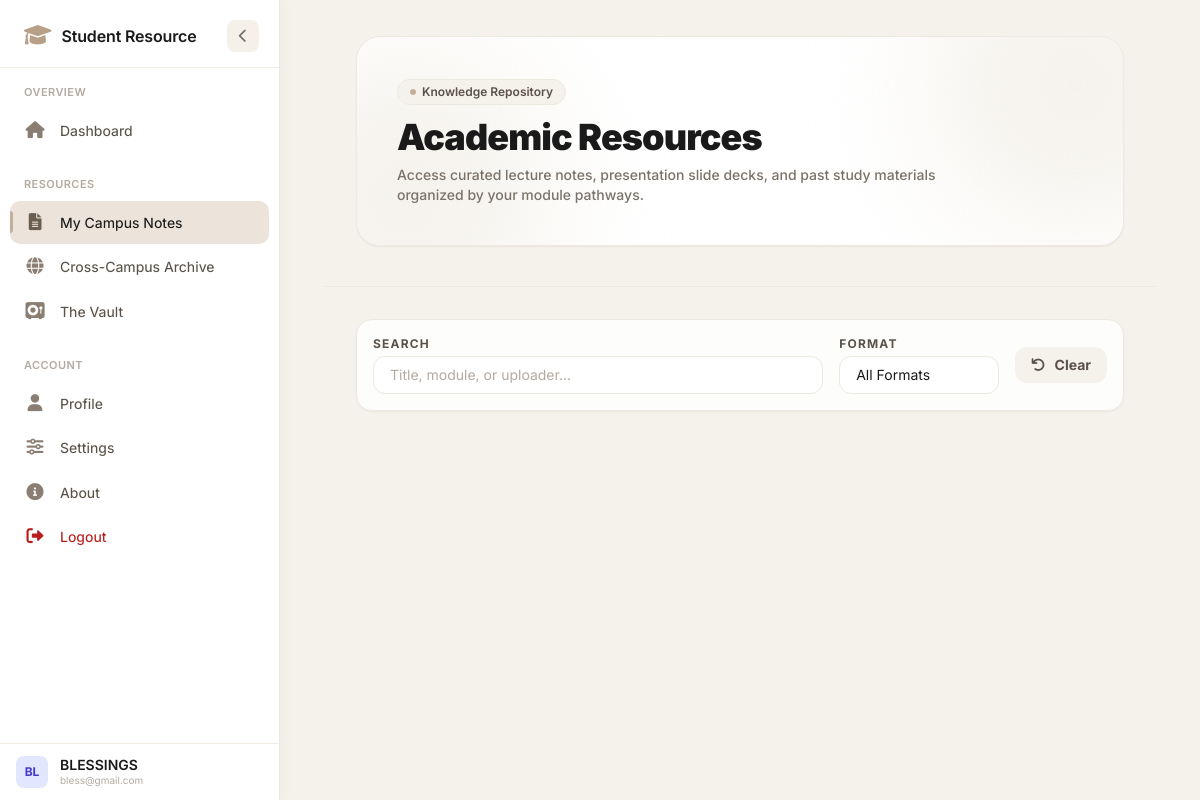
Page /campus_notes (signed in) on the committed database.
### app/models.py (models this page shows)
class User(db.Model, UserMixin):
    id = db.Column(db.Integer, primary_key=True)
    full_name = db.Column(db.String(100), nullable=False)
    email = db.Column(db.String(120), unique=True, nullable=False)
    password_hash = db.Column(db.String(128), nullable=False)
    campus = db.Column(db.String(50), nullable=False)
    student_id = db.Column(db.String(20), nullable=True)
    phone_number = db.Column(db.String(15), nullable=True)
    year = db.Column(db.Integer, default=1)
    semester = db.Column(db.Integer, default=1)
    program_id = db.Column(db.Integer, db.ForeignKey('program.id'), nullable=False)
    is_approved = db.Column(db.Boolean, default=False)
    is_class_rep = db.Column(db.Boolean, default=False)
    is_admin = db.Column(db.Boolean, default=False)
    created_at = db.Column(db.DateTime, default=datetime.utcnow)
    theme_preference = db.Column(db.String(20), default='light')  # 'light' or 'dark'
    language_preference = db.Column(db.String(10), default='en')  # 'en' for now
    last_activity = db.Column(db.DateTime, nullable=True, default=datetime.utcnow)
    is_active = db.Column(db.Boolean, default=True)  # soft delete flag

### app/core/routes.py (the view)
@core.route('/campus_notes')
@login_required
def campus_notes():
    notes = Resource.query.filter_by(
        campus=current_user.campus,
        target_year=current_user.year,
        target_semester=current_user.semester
    ) \
    .join(Resource.programs) \
    .filter(Program.id == current_user.program_id) \
    .order_by(Resource.id.desc()) \
    .all()
    grouped_notes = {}
    for note in notes:
        m_name = note.module.name
        if m_name not in grouped_notes:
            grouped_notes[m_name] = []
        grouped_notes[m_name].append(note)
    return render_template('core/student/campus_notes.html', grouped_notes=grouped_notes)

### app/__init__.py (called while the page is built)
@login_manager.user_loader
def load_user(user_id):
    return User.query.get(int(user_id))

### app/templates/core/student/campus_notes.html (shortened to what this page needs)
{% extends 'base.html' %}
{% block content %}
<div class="space-y-8 max-w-7xl mx-auto px-4 sm:px-6 lg:px-8 relative">
    <div class="relative overflow-hidden rounded-3xl bg-white p-8 sm:p-10 shadow-sm border border-[#ede8e0] text-[#1a1a1a]">
        <div class="absolute -top-24 -right-24 w-72 h-72 bg-[#f5f2ec] rounded-full blur-3xl pointer-events-none"></div>
        <div class="absolute -bottom-24 -left-24 w-72 h-72 bg-[#f5f2ec] rounded-full blur-3xl pointer-events-none"></div>
        <div class="relative z-10 flex flex-col md:flex-row md:items-center md:justify-between gap-6">
            <div>
                <span class="inline-flex items-center gap-1.5 px-3 py-1 rounded-full text-xs font-semibold bg-[#f5f2ec] border border-[#ede8e0] text-[#5a5248] mb-3 backdrop-blur-md">
                    <span class="w-1.5 h-1.5 rounded-full bg-[#c4b09a] animate-pulse"></span>
                    Knowledge Repository
                </span>
                <h1 class="text-3xl font-black text-[#1a1a1a] tracking-tight sm:text-4xl">Academic Resources</h1>
                <p class="text-[#7a7268] text-sm mt-2 font-medium max-w-xl">Access curated lecture notes, presentation slide decks, and past study materials organized by your module pathways.</p>
            </div>
        </div>
    </div>
    <div class="border-b border-[#ede8e0] sticky top-0 bg-[#f5f2ec]/80 backdrop-blur-md z-10 -mx-4 px-4 sm:-mx-6 sm:px-6 lg:-mx-8 lg:px-8">
        <nav class="flex space-x-6 overflow-x-auto no-scrollbar py-1">
        </nav>
    </div>
    <div class="flex flex-wrap items-center gap-4 mt-4 bg-white/80 backdrop-blur-sm p-4 rounded-2xl border border-[#ede8e0] shadow-sm">
        <div class="flex-1 min-w-[200px]">
            <label for="search-notes" class="block text-xs font-bold text-[#5a5248] uppercase tracking-widest mb-1">Search</label>
            <input type="text" id="search-notes" placeholder="Title, module, or uploader..."
                   class="w-full px-4 py-2 bg-white border border-[#ede8e0] rounded-xl text-sm text-[#1a1a1a] focus:outline-none focus:ring-2 focus:ring-[#c4b09a]/20 focus:border-[#c4b09a] transition-all placeholder:text-[#b5aaa0]">
        </div>
        <div class="w-40">
            <label for="filter-format" class="block text-xs font-bold text-[#5a5248] uppercase tracking-widest mb-1">Format</label>
            <select id="filter-format" class="w-full px-4 py-2 bg-white border border-[#ede8e0] rounded-xl text-sm text-[#1a1a1a] focus:outline-none focus:ring-2 focus:ring-[#c4b09a]/20 focus:border-[#c4b09a] transition-all cursor-pointer appearance-none">
                <option value="all">All Formats</option>
            </select>
        </div>
        <div class="flex items-end">
            <button id="clear-filters" class="px-4 py-2 bg-[#f5f2ec] hover:bg-[#ede8e0] text-[#5a5248] text-sm font-bold rounded-xl transition-colors">
                <i class="fas fa-undo mr-1.5"></i> Clear
            </button>
        </div>
    </div>
</div>
{% endblock %}

### app/templates/base.html (shortened to what this page needs)
<!DOCTYPE html>
<html lang="en">
<head>
    <link rel="stylesheet" href="https://cdnjs.cloudflare.com/ajax/libs/font-awesome/6.0.0-beta3/css/all.min.css" />
    <script src="https://cdn.tailwindcss.com"></script>
</head>
<body class="{% if current_user.is_authenticated and current_user.theme_preference == 'dark' %}dark-theme{% endif %}">
    <aside class="sidebar" id="sidebar" data-turbo-permanent role="navigation" aria-label="Main navigation">
        <div class="sidebar-header">
            <div class="brand">
                <span class="brand-icon"><i class="fas fa-graduation-cap"></i></span>
                <span class="brand-text">Student Resource</span>
            </div>
            <button class="toggle-btn" id="toggleBtn" aria-label="Toggle navigation" title="Collapse / Expand">
                <i class="fas fa-chevron-left"></i>
            </button>
        </div>
        <div class="nav-scroll" id="navScroll">
            <div class="nav-group">
                <div class="nav-group-label">Overview</div>
                {% if current_user.is_admin %}
                    <a href="{{ url_for('core.admin_dashboard') }}"
                       class="nav-item {% if request.endpoint == 'core.admin_dashboard' %}active{% endif %}"
                       data-tooltip="Admin Dashboard" data-page="admin_dashboard">
                        <span class="nav-icon"><i class="fas fa-gauge-high"></i></span>
                        <span class="nav-text">Admin Dashboard</span>
                    </a>
                    <a href="{{ url_for('core.admin_analytics') }}"
                       class="nav-item {% if request.endpoint == 'core.admin_analytics' %}active{% endif %}"
                       data-tooltip="Analytics" data-page="admin_analytics">
                        <span class="nav-icon"><i class="fas fa-chart-pie"></i></span>
                        <span class="nav-text">Analytics</span>
                    </a>
                {% else %}
                    <a href="{{ url_for('core.dashboard') }}"
                       class="nav-item {% if request.endpoint == 'core.dashboard' %}active{% endif %}"
                       data-tooltip="Dashboard" data-page="dashboard">
                        <span class="nav-icon"><i class="fas fa-home"></i></span>
                        <span class="nav-text">Dashboard</span>
                    </a>
                {% endif %}
            </div>
            {% if not current_user.is_admin %}
            <div class="nav-group">
                <div class="nav-group-label">Resources</div>
                <a href="{{ url_for('core.campus_notes') }}"
                   class="nav-item {% if request.endpoint == 'core.campus_notes' %}active{% endif %}"
                   data-tooltip="My Notes" data-page="campus_notes">
                    <span class="nav-icon"><i class="fas fa-file-alt"></i></span>
                    <span class="nav-text">My Campus Notes</span>
                </a>
                <a href="{{ url_for('core.cross_campus') }}"
                   class="nav-item {% if request.endpoint == 'core.cross_campus' %}active{% endif %}"
                   data-tooltip="Cross-Campus" data-page="cross_campus">
                    <span class="nav-icon"><i class="fas fa-globe"></i></span>
                    <span class="nav-text">Cross-Campus Archive</span>
                </a>
                <a href="{{ url_for('core.vault') }}"
                   class="nav-item {% if request.endpoint == 'core.vault' %}active{% endif %}"
                   data-tooltip="Vault" data-page="vault">
                    <span class="nav-icon"><i class="fas fa-vault"></i></span>
                    <span class="nav-text">The Vault</span>
                </a>
            </div>
            {% endif %}
            <div class="nav-group">
                <div class="nav-group-label">Account</div>
                <a href="{{ url_for('core.profile') }}"
                   class="nav-item {% if request.endpoint == 'core.profile' %}active{% endif %}"
                   data-tooltip="Profile" data-page="profile">
                    <span class="nav-icon"><i class="fas fa-user"></i></span>
                    <span class="nav-text">Profile</span>
                </a>
                <a href="{{ url_for('core.settings') }}" class="nav-item {% if request.endpoint == 'core.settings' %}active{% endif %}" data-tooltip="Settings" data-page="settings">
                    <span class="nav-icon"><i class="fas fa-sliders-h"></i></span>
                    <span class="nav-text">Settings</span>
                </a>
                <a href="{{ url_for('core.about') }}"
                   class="nav-item {% if request.endpoint == 'core.about' %}active{% endif %}"
                   data-tooltip="About" data-page="about">
                    <span class="nav-icon"><i class="fas fa-info-circle"></i></span>
                    <span class="nav-text">About</span>
                </a>
                <a href="{{ url_for('auth.logout') }}" data-turbo="false"
                   class="nav-item" data-tooltip="Logout" style="color:#b91c1c;">
                    <span class="nav-icon"><i class="fas fa-sign-out-alt" style="color:#b91c1c;"></i></span>
                    <span class="nav-text">Logout</span>
                </a>
            </div>
        </div>
        <div class="sidebar-footer" style="border-top:1px solid #f0ebe3; padding:12px 16px; flex-shrink:0;">
            <div class="flex items-center space-x-3">
                <div class="h-8 w-8 rounded-lg bg-indigo-100 text-indigo-700 font-bold text-xs flex items-center justify-center flex-shrink-0">
                    {% if current_user.is_authenticated %}{{ current_user.full_name[:2].upper() }}{% else %}GS{% endif %}
                </div>
                <div class="flex flex-col min-w-0">
                    <span class="text-sm font-semibold text-[#1a1a1a] truncate leading-tight">
                        {% if current_user.is_authenticated %}{{ current_user.full_name }}{% else %}Guest{% endif %}
                    </span>
                    <span class="text-[10px] text-[#b5aaa0] truncate">{{ current_user.email if current_user.is_authenticated else 'Not logged in' }}</span>
                </div>
            </div>
        </div>
    </aside>
    <main class="main-content" id="mainContent">
        <div class="max-w-7xl mx-auto pb-12">
            {% block content %}{% endblock %}
        </div>
    </main>
</body>
</html>

### app/templates/base.html (style rules this page uses)
*, *::before, *::after { margin: 0; padding: 0; box-sizing: border-box; }
body { font-family: 'Inter', -apple-system, BlinkMacSystemFont, sans-serif; background: #f5f2ec; color: #1a1a1a; display: flex; min-height: 100vh; margin: 0; }
.sidebar { position: sticky; top: 0; left: 0; height: 100vh; width: 280px; min-width: 280px; background: #ffffff; border-right: 1px solid #ede8e0; display: flex; flex-direction: column; transition: width 0.32s cubic-bezier(0.4, 0, 0.2, 1), min-width 0.32s cubic-bezier(0.4, 0, 0.2, 1); overflow: hidden; z-index: 100; box-shadow: 2px 0 16px rgba(0, 0, 0, 0.03); flex-shrink: 0; }
.sidebar-header { display: flex; align-items: center; justify-content: space-between; padding: 18px 20px 14px 24px; border-bottom: 1px solid #f0ebe3; flex-shrink: 0; min-height: 68px; }
.brand { display: flex; align-items: center; gap: 10px; overflow: hidden; white-space: nowrap; }
.brand-icon { font-size: 22px; color: #b8a088; flex-shrink: 0; }
.brand-text { font-weight: 600; font-size: 16px; letter-spacing: -0.01em; color: #1a1a1a; transition: opacity 0.25s ease, transform 0.25s ease; }
.toggle-btn { width: 32px; height: 32px; border: none; border-radius: 8px; background: #f5f0ea; color: #7a7268; font-size: 14px; cursor: pointer; display: flex; align-items: center; justify-content: center; transition: background 0.2s ease, color 0.2s ease, transform 0.32s cubic-bezier(0.4, 0, 0.2, 1); flex-shrink: 0; }
.toggle-btn .fa-chevron-left { transition: transform 0.32s cubic-bezier(0.4, 0, 0.2, 1); }
.nav-scroll { flex: 1; overflow-y: auto; overflow-x: hidden; padding: 10px 10px 20px 10px; scroll-behavior: smooth; }
.nav-group { margin-bottom: 18px; }
.nav-group:last-child { margin-bottom: 0; }
.nav-group-label { font-size: 11px; font-weight: 600; letter-spacing: 0.04em; text-transform: uppercase; color: #b5aaa0; padding: 6px 14px 8px 14px; transition: opacity 0.25s ease, height 0.25s ease, padding 0.25s ease; opacity: 1; height: auto; overflow: hidden; white-space: nowrap; }
.nav-item { display: flex; align-items: center; gap: 14px; padding: 9px 14px; border-radius: 10px; cursor: pointer; transition: background 0.18s ease, color 0.18s ease, padding 0.18s ease; color: #5a5248; text-decoration: none; position: relative; white-space: nowrap; margin-bottom: 1px; min-height: 40px; user-select: none; }
.nav-item.active { background: #ece4da; color: #1a1a1a; font-weight: 500; }
.nav-item.active::before { content: ''; position: absolute; left: 0; top: 50%; transform: translateY(-50%); width: 3px; height: 22px; background: #c4b09a; border-radius: 0 4px 4px 0; transition: height 0.2s ease; }
.nav-item .nav-icon { font-size: 17px; width: 22px; text-align: center; flex-shrink: 0; color: #8a7e72; transition: color 0.18s ease; }
.nav-item.active .nav-icon { color: #6b5e50; }
.nav-item .nav-text { font-size: 14px; font-weight: 450; flex: 1; transition: opacity 0.25s ease, transform 0.25s ease; overflow: hidden; text-overflow: ellipsis; }
.nav-item[data-tooltip] { position: relative; }
.main-content { flex: 1; padding: 36px 44px; background: #f5f2ec; min-height: 100vh; overflow-y: auto; }
:root { --bg-body: #f5f2ec; --bg-card: #ffffff; --text-primary: #1a1a1a; --text-secondary: #5a5248; --text-muted: #b5aaa0; --border-color: #ede8e0; --border-light: #f0ebe3; --shadow: 0 2px 8px rgba(0,0,0,0.04); }
body { background: var(--bg-body); color: var(--text-primary); transition: background 0.2s ease, color 0.2s ease; }

### app/templates/core/student/campus_notes.html (style rules this page uses)
.no-scrollbar { -ms-overflow-style: none; scrollbar-width: none; }

### rows in the picture
User: full_name "BL", full_name "BLESSINGS", is_active+email "bless@gmail.com"
